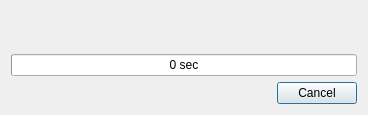
<?xml version="1.0" encoding="UTF-8"?>
<ui version="4.0">
 <class>MobileDialog</class>
 <widget class="QDialog" name="MobileDialog">
  <property name="geometry">
   <rect>
    <x>0</x>
    <y>0</y>
    <width>368</width>
    <height>115</height>
   </rect>
  </property>
  <property name="windowTitle">
   <string>Signing with Mobile-ID</string>
  </property>
  <layout class="QVBoxLayout" name="verticalLayout">
   <item>
    <widget class="QLabel" name="labelError">
     <property name="textFormat">
      <enum>Qt::RichText</enum>
     </property>
     <property name="alignment">
      <set>Qt::AlignCenter</set>
     </property>
     <property name="openExternalLinks">
      <bool>true</bool>
     </property>
    </widget>
   </item>
   <item>
    <widget class="QLabel" name="code">
     <property name="font">
      <font>
       <pointsize>10</pointsize>
       <weight>75</weight>
       <bold>true</bold>
      </font>
     </property>
     <property name="alignment">
      <set>Qt::AlignCenter</set>
     </property>
    </widget>
   </item>
   <item>
    <widget class="QProgressBar" name="signProgressBar">
     <property name="maximum">
      <number>60</number>
     </property>
     <property name="value">
      <number>0</number>
     </property>
     <property name="alignment">
      <set>Qt::AlignCenter</set>
     </property>
     <property name="textVisible">
      <bool>true</bool>
     </property>
     <property name="format">
      <string>%v sec</string>
     </property>
    </widget>
   </item>
   <item>
    <widget class="QDialogButtonBox" name="buttonBox">
     <property name="standardButtons">
      <set>QDialogButtonBox::Cancel</set>
     </property>
    </widget>
   </item>
  </layout>
 </widget>
 <resources/>
 <connections>
  <connection>
   <sender>buttonBox</sender>
   <signal>rejected()</signal>
   <receiver>MobileDialog</receiver>
   <slot>reject()</slot>
   <hints>
    <hint type="sourcelabel">
     <x>216</x>
     <y>143</y>
    </hint>
    <hint type="destinationlabel">
     <x>199</x>
     <y>77</y>
    </hint>
   </hints>
  </connection>
 </connections>
</ui>
